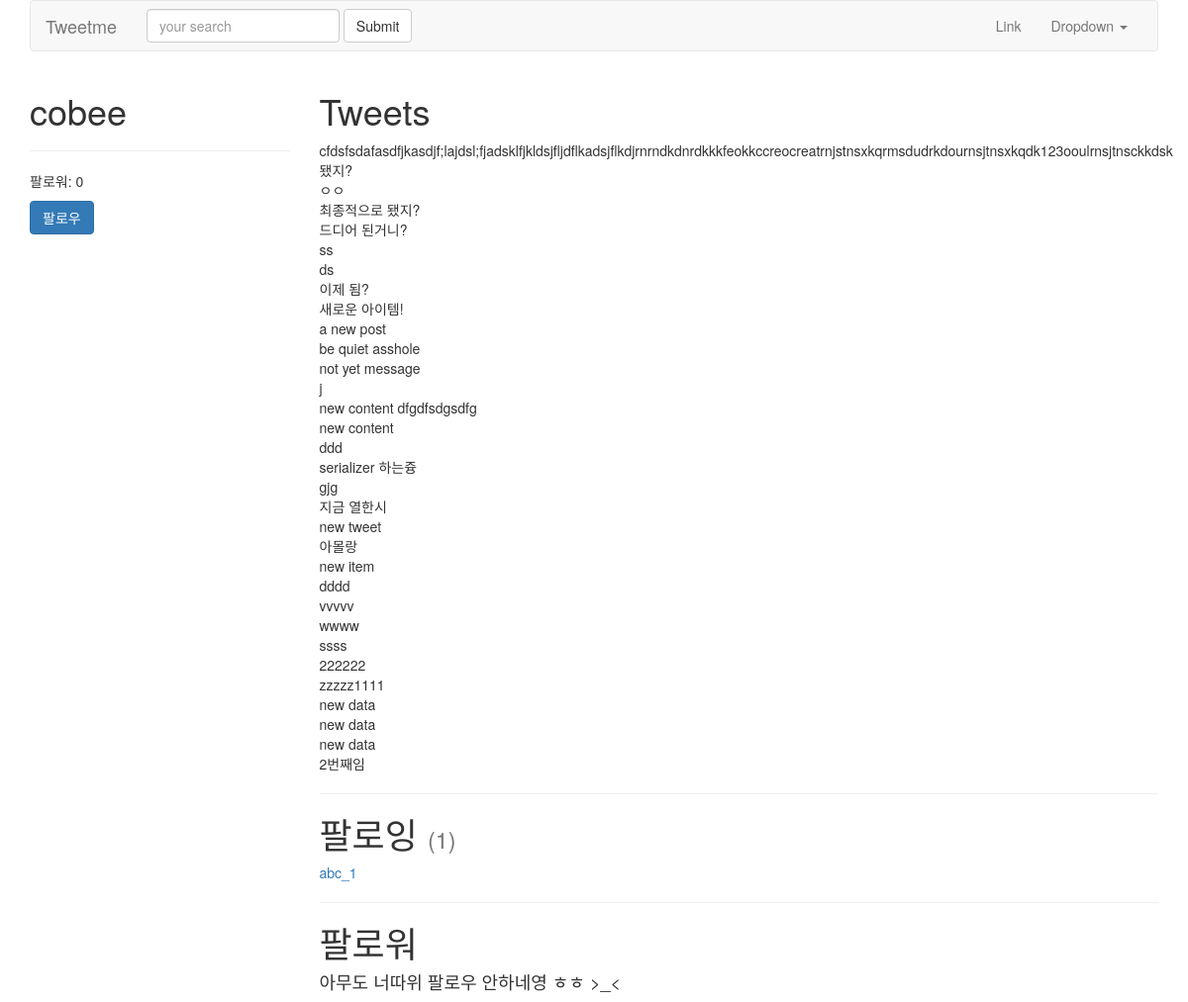
/cobee/ (signed in), run on an earlier commit of the app's database.
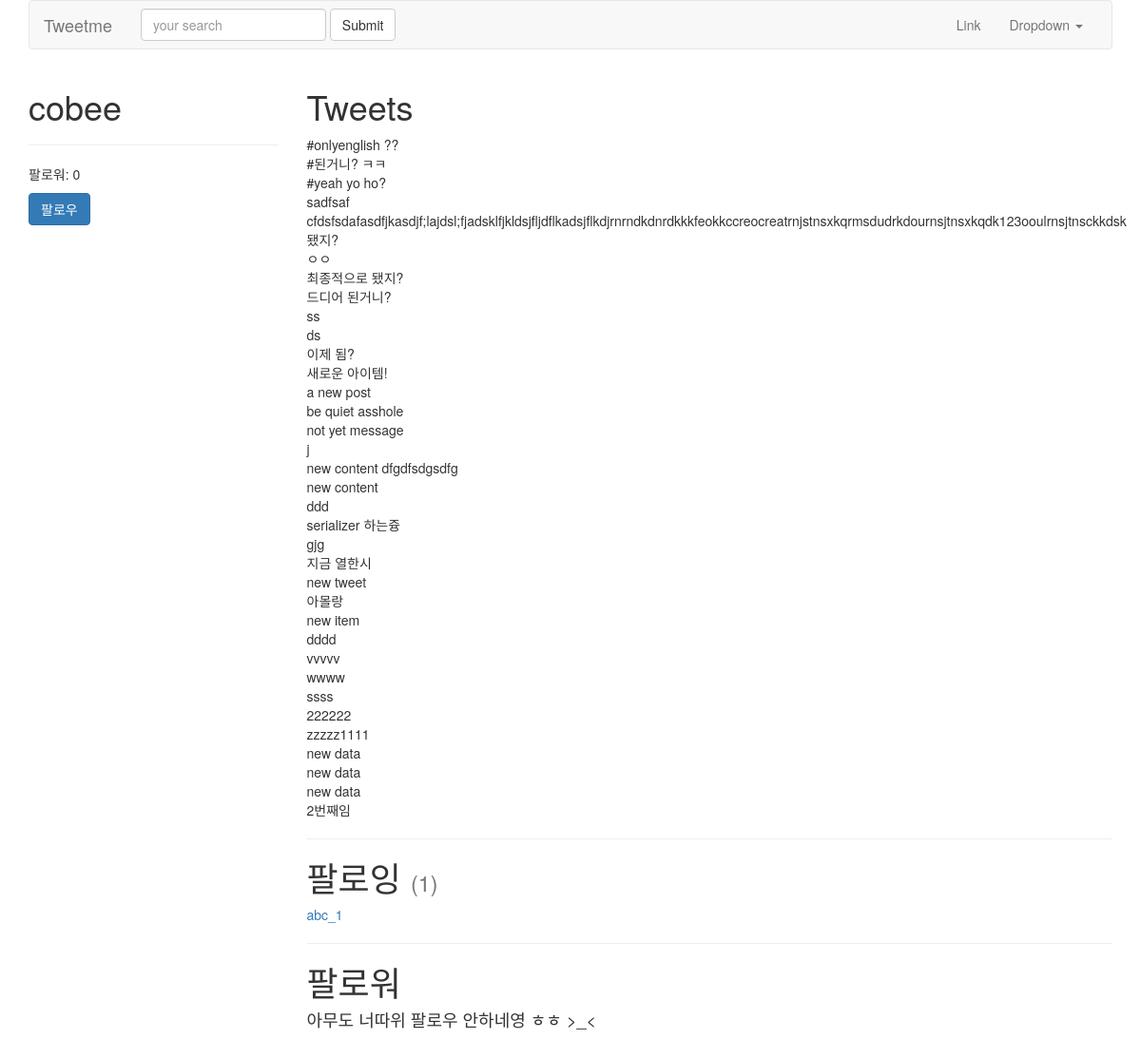
And on a later commit of the database.
### tweets/models.py (models this page shows, shortened)
class Tweet(models.Model):
	user	  = models.ForeignKey(settings.AUTH_USER_MODEL)
	content   = models.CharField(max_length=140, validators=[validate_content])
	updated   = models.DateTimeField(auto_now=True)
	timestamp = models.DateTimeField(auto_now_add=True)
	def __str__(self):
		return str(self.content)
	class Meta:
		ordering = ['-timestamp']

### accounts/models.py (models this page shows, shortened)
class UserProfile(models.Model):
	user = models.OneToOneField(settings.AUTH_USER_MODEL, related_name='profile')
	following = models.ManyToManyField(settings.AUTH_USER_MODEL, blank=True, related_name='followed_by')
	objects = UserProfileManager()
	def get_following(self):
		users = self.following.all()
		return users.exclude(username=self.user.username)
	def get_follow_url(self):
		return reverse_lazy("profiles:follow", kwargs={"username":self.user.username})

### accounts/views.py (the view)
# urls.py: url(r'^(?P<username>[\w.@+-]+)/$', UserDetailView.as_view(), name='detail'),
class UserDetailView(DetailView):
	template_name = 'accounts/user_detail.html'
	queryset = User.objects.all()
	def get_object(self):
		return get_object_or_404(
			User,
			username__iexact=self.kwargs.get("username")
			)
	def get_context_data(self, *args, **kwargs):
		context = super(UserDetailView, self).get_context_data(*args, **kwargs)
		following = UserProfile.objects.is_following(self.request.user, self.get_object())
		context['following'] = following
		return context

### accounts/models.py (called while the page is built)
	def all(self):
		qs = self.get_queryset().all()
		try:
			if self.instance:
				qs = qs.exclude(user=self.instance)
		except:
			pass
		return qs

	def is_following(self, user, followed_by_user):
		user_profile, created = UserProfile.objects.get_or_create(user=user)
		if created:
			return False
		if followed_by_user in user_profile.following.all():
			return True
		return False

### accounts/templates/accounts/user_detail.html
{% extends "base.html" %}
{% block content %}
<div class='row'>
    <div class='col-sm-3 col-xs-12'>
        <h1>{{ object.username }} </h1>
        <hr/>
        <p>팔로워: {{ object.followed_by.all.count }}</p>
        <p>
        	<a href='{{ object.profile.get_follow_url }}'><button type="button" class="btn btn-primary">
        		{% if following %}
        			언팔로우
        		{% else %}
        			팔로우
        		{% endif %}
        	</button></a>
        </p>
    </div>
    <div class='col-sm-9 col-xs-12'>
         <h1>Tweets</h1>
         {% for tweet in object.tweet_set.all %}
         {{ tweet }}<br/>
         {% endfor %}
         <hr/>
         <h1>팔로잉 <small>({{ object.profile.get_following.count }})</small></h1>
         	{% for user in object.profile.get_following %}
         		<a href="/{{ user.username }}">{{ user.username }}</a><br/>
         	{% empty %}
         		<h4>아무도 팔로우 하고 있지 않아염 -_-*</h4>
         	{% endfor %}
		<hr/>
        <h1>팔로워</h1>
        	{% for profile in object.followed_by.all %}
         		<a href="/{{ profile.user.username }}">{{ profile.user.username }}</a><br/>
         	{% empty %}
         		<h4>아무도 너따위 팔로우 안하네영 ㅎㅎ >_< </h4>
         	{% endfor %}
    </div>
</div>
{% endblock content %}

### templates/base.html (shortened to what this page needs)
{% load static %}
<!DOCTYPE html>
<html lang="ko">
<head>
	<link rel="stylesheet" href="https://maxcdn.bootstrapcdn.com/bootstrap/3.3.2/css/bootstrap.min.css">
</head>
<body>
	<div class='container'>
		{% include 'navbar.html' %}
		{% block content %}
		{% endblock content %}
	</div>
</body>
</html>

### templates/navbar.html (shortened to what this page needs)
<nav class="navbar navbar-default">
  <div class="container-fluid">
    <div class="navbar-header">
      <a class="navbar-brand" href="{% url 'home' %}">Tweetme</a>
    </div>
    <div class="collapse navbar-collapse" id="bs-example-navbar-collapse-1">
      {% include 'tweets/search_form.html' %}
      <ul class="nav navbar-nav navbar-right">
        <li><a href="#">Link</a></li>
        <li class="dropdown">
          <a href="#" class="dropdown-toggle" data-toggle="dropdown" role="button" aria-haspopup="true" aria-expanded="false">Dropdown <span class="caret"></span></a>
        </li>
      </ul>
    </div>
  </div>
</nav>

### tweets/templates/tweets/search_form.html
<form id='navbar-search-form' class="navbar-form navbar-left" method="GET" action='{% url "tweet:list" %}'>
	<div class="form-group">
		<input class="form-control" type="text" name="q" placeholder="your search" value="{{ request.GET.q }}" />
	</div>
	<input class="btn btn-default" type="submit" name="search">
</form>

What changed in the data, as far as the page shows it:
added Tweet: content "#onlyenglish ??"
added Tweet: content "#된거니? ㅋㅋ"
added Tweet: content "#yeah yo ho?"
added Tweet: content "sadfsaf"
